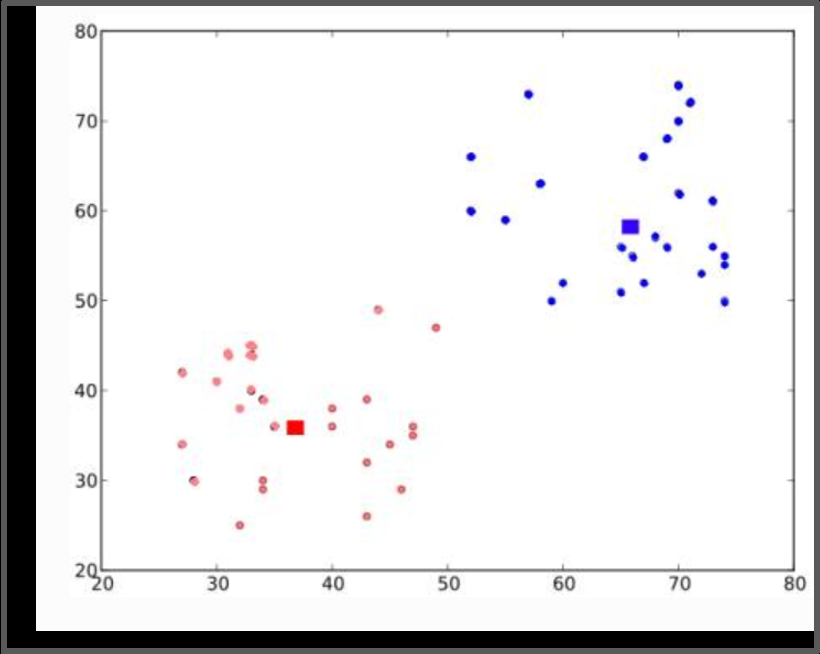
#> input picture images/kmeans.png, 820 x 654 px; its folder holds only this picture in this run
$ jupyter execute OpenCV_workshop.ipynb
#> lines starting #> are read from the running program, lines starting #| are printed output that depends on the picture
# OpenCV Workshop

CSCI 4360/6360 Data Science II

Gabrielle, Albert, and Ben

## Basics of OpenCV

An open source computer vision library.
- Machine learning and computer vision algorithms
- Focused on real-time solutions
- Written in C and C++
    - It’s fast!
    - GPU-acceleration (CUDA and OpenCL)

# OpenCV wrappers

OpenCV has a wrapper for Python

- e.g., [OpenCV–Python](https://pypi.org/project/opencv-python/)

    - *also for Java, Ruby, and Matlab!*

# Importing modules

[cell 1]
import numpy as np
from matplotlib import pyplot as plt
import cv2 # OpenCV
import glob # loading paths

[cell 2]
# load all images (pngs)
images = glob.glob('../images/**.png')

## Reading images

Loading rgb images as rgb images and greyscale images.

[cell 3]
# load as color image
img = cv2.imread(images[0], cv2.IMREAD_COLOR)
#> img is the input picture: shape (654, 820, 3); mean B, G, R 230.3, 229.7, 230.1

# load as grayscale
img_gray = cv2.imread(images[0], cv2.IMREAD_GRAYSCALE)
#> img_gray: shape (654, 820); min 0, max 255, mean 230

*Alternatively*, you can use integers (1, 0, -1) as flags *in lieu* of writing out `cv2.IMREAD_COLOR`, `cv2.IMREAD_GRAYSCALE`, *etc.*

[cell 4]
# load color image with integers
img = cv2.imread(images[0], 1)

# grayscale
img_gray = cv2.imread(images[0], 0)

# Displaying images

[cell 5]
# display color and grayscale images
fig, axes = plt.subplots(1, 2, figsize=(4, 4), sharex=True, sharey=True)
ax = axes.ravel()

ax[0].set_title("Original color image")
ax[0].imshow(img[...,::-1], interpolation = "nearest")

ax[1].set_title("Image as grayscale")
ax[1].imshow(img_gray, cmap=plt.cm.Greys_r, interpolation = "nearest")

for a in ax:
    a.set_axis_off()

fig.tight_layout()
plt.show()
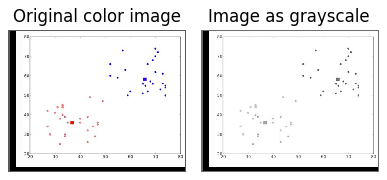
#> figure drawn by matplotlib, 2 panels

## NumPy and OpenCV

With OpenCV, we're working with large NumPy arrays.

- For **color** images, they are 3 dimensional arrays.
- And **grayscale** images, they are 2 dimensional.

For color images:

`img[0,0,0]` $\rightarrow$ top-left pixel value in our Blue channel (we'll discuss this below)

For grayscaled images,

`img_gray[0,0]` $\rightarrow$ top-left pixel intensity value

[cell 6]
print('Color image\n-------\nImage shape: {}\ntype: {}\nData type: {}\nDimensions: {}'
      .format(img.shape, type(img), img.dtype, img.ndim)
     )
#| Color image
#| -------
#| Image shape: (654, 820, 3)
#| type: <class 'numpy.ndarray'>
#| Data type: uint8
#| Dimensions: 3

[cell 7]
print('Grayscale image\n-------\nImage shape: {}\ntype: {}\nData type: {}\nDimensions: {}'
      .format(img_gray.shape, type(img_gray), img_gray.dtype, img_gray.ndim)
     )
#| Grayscale image
#| -------
#| Image shape: (654, 820)
#| type: <class 'numpy.ndarray'>
#| Data type: uint8
#| Dimensions: 2

## Cropping images

Okay, let's examine a small section of the image (region of interest (ROI)). Selecting the eye of the lenna.png.

[cell 8]
# select region of interest using numpy indexing
img_roi = img_gray[250:280, 240:295]
#> img_roi: shape (30, 55); every value is 255

[cell 9]
print(img_roi)
#> (printed output is left out)

Since, our image is grayscale

[cell 10]
# plot  image
plt.title("Cropped Grayscale image")
plt.imshow(img_roi, cmap=plt.cm.Greys_r, interpolation = "nearest")
plt.show()

# Color format

For OpenCV images we work in the **BGR** format –> Blue intensity, Green intensity, and Red intensity.

[cell 11]
# plot image
plt.title("BGR image")
plt.imshow(img, interpolation = "nearest")
plt.axis('off')
plt.show()

## Converting between color format

The keen-eyed may have noticed that when plotting with matplotlib above, we reindexed our color image before plotting `img[...,::-1]`. OpenCV loads images in BGR mode, however, matplotlib and other software use RGB. Therefore, here, we reordered the image dimensions (the color channels) to reflect appear correctly.

[cell 12]
# splitting the color channels
channels = cv2.split(img)
titles = ['Blue channel', 'Green channel', 'Red channel']

[cell 13]
fig, axes = plt.subplots(nrows=1, ncols=len(channels), figsize=(10,10), sharex='all', sharey='all')

for idx, (channel, title) in enumerate(zip(channels, titles)):
    axes[idx].set_title(title)
    axes[idx].set_axis_off()
    axes[idx].imshow(channel, cmap=plt.cm.bone, interpolation = "nearest")
#> this loop made 3 passes
#> title on passes 1 to 3: 'Blue channel', 'Green channel', 'Red channel'
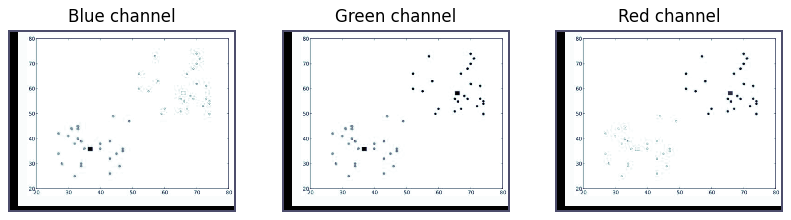
#> figure drawn by matplotlib, 3 panels

[cell 14]
# recombine separated channels
recombined = cv2.merge((channels))

# Recombine separated channels
plt.title("Recombined channels")
plt.imshow(recombined[...,::-1], interpolation = "nearest")
plt.show()

## Color spaces

*Why would you need to switch between color spaces?*

1. Utilize functions within other libraries

    - Scikit-image and PIL use RGB

2. Task specific colorspaces
    - certain image processing task may work better with particular colorspaces
    - ex: HSV and image segmentation (see [skimage example](https://scikit-image.org/docs/dev/auto_examples/color_exposure/plot_rgb_to_hsv.html#sphx-glr-auto-examples-color-exposure-plot-rgb-to-hsv-py))

[cell 15]
# convert to rgb
img_rgb = cv2.cvtColor(img, cv2.COLOR_BGR2RGB)
img_hsv = cv2.cvtColor(img, cv2.COLOR_BGR2HSV)
#> img_hsv: shape (654, 820, 3); mean H, S, V 8.7, 1.6, 230.8

[cell 16]
# display original color and BGR converted image
fig, axes = plt.subplots(1, 3, figsize=(8, 3), sharex=True, sharey=True)
ax = axes.ravel()

ax[0].set_title("BGR")
ax[0].imshow(img, interpolation = "nearest")

ax[1].set_title("Reversed channels")
ax[1].imshow(img[...,::-1], interpolation = "nearest")

ax[2].set_title("BGR –> RGB")
ax[2].imshow(img_rgb, interpolation = "nearest")

for a in ax:
    a.set_axis_off()

fig.tight_layout()
plt.show()
#> figure, not shown here; B, G, R data is drawn as R, G, B

# Image transformations

Basic geometric manipulation of our grayscale image. Rotations happen around **top-left** corner.

[cell 17]
# basic rotation
img_rot1 = cv2.rotate(img_gray, cv2.ROTATE_90_CLOCKWISE)
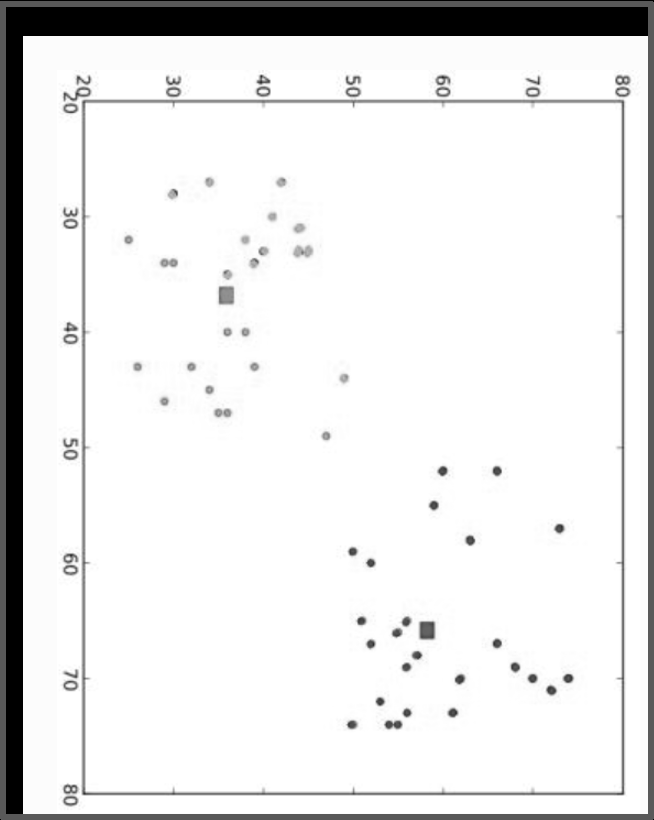
#> img_rot1: shape (820, 654); min 0, max 255, mean 230
img_rot2 = cv2.rotate(img_gray, cv2.ROTATE_180)
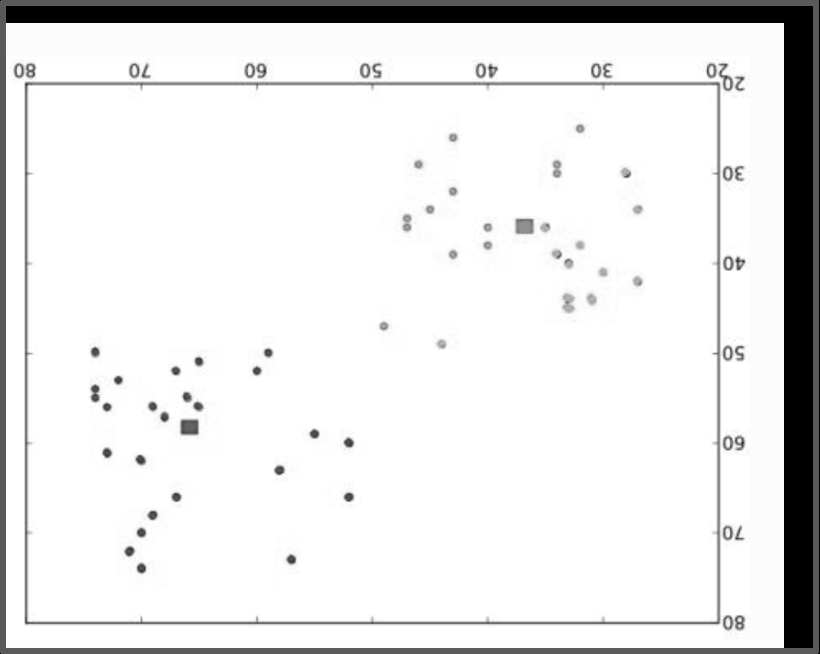
#> img_rot2: shape (654, 820); min 0, max 255, mean 230
img_rot3 = cv2.rotate(img_gray, cv2.ROTATE_90_COUNTERCLOCKWISE)
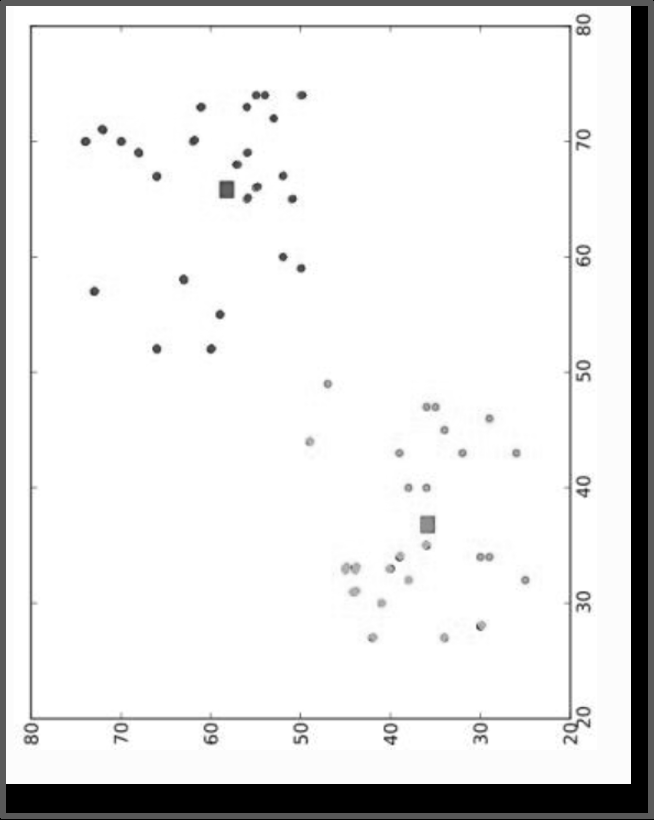
#> img_rot3: shape (820, 654); min 0, max 255, mean 230

[cell 18]
titles = ['Original color image', '90° clockwise', '180° rotation', '90° counterclockwise rotation']
images_rotated = [img_gray, img_rot1, img_rot2, img_rot3]

[cell 19]
# plot rotated images
fig, axes = plt.subplots(nrows=1, ncols=len(images_rotated), figsize=(10,10), sharex='all', sharey='all')

for idx, (img_rotation, title) in enumerate(zip(images_rotated, titles)):
    axes[idx].set_title(title)
    axes[idx].imshow(img_rotation, cmap = plt.cm.gray, interpolation = "nearest")
#> this loop made 4 passes
#> title on passes 1 to 4: 'Original color image', '90° clockwise', '180° rotation', '90° counterclockwise rotation'

## Rotation with Matrix transformation

Similarly, you can transform images with matrices.

The function `getRotationMatrix2D()` takes a point to rotate the image around (here we're using the center of the image), angle in degree, and scale.

[cell 20]
M1 = cv2.getRotationMatrix2D((img_gray.shape[0]/2 , img_gray.shape[1]/ 2), 90, 1)
print('This is a rotation matrix:\n{}'.format(M1))
#| This is a rotation matrix:
#| [[ 6.123234e-17  1.000000e+00 -8.300000e+01]
#|  [-1.000000e+00  6.123234e-17  7.370000e+02]]

[cell 21]
rotations = [0, -90, 180, 90]
titles = ["Original color image", "90° clockwise", "180° rotation", "90° counterclockwise"]

[cell 22]
fig, axes = plt.subplots(nrows=1, ncols=len(rotations), figsize=(10,10), sharex='all', sharey='all')

for idx, (rotation, title) in enumerate(zip(rotations, titles)):
    M = cv2.getRotationMatrix2D((img_gray.shape[0] / 2 , img_gray.shape[1] / 2), rotation, 1)
    img_rotated = cv2.warpAffine(img_gray, M, (img_gray.shape[0], img_gray.shape[1]))
    axes[idx].set_title(title)
    axes[idx].imshow(img_rotated, cmap = plt.cm.gray, interpolation = "nearest")
#> this loop made 4 passes
#> pass 1, `img_rotated = cv2.warpAffine(img_gray, M, (img_gray.shape[0], img_gray..`:
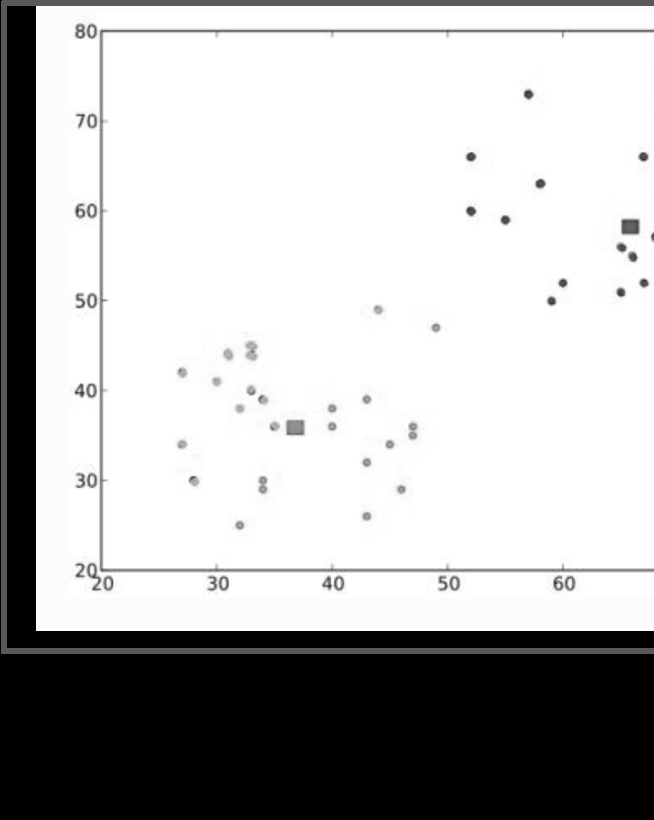
#> img_rotated: shape (820, 654); min 0, max 255, mean 182.6
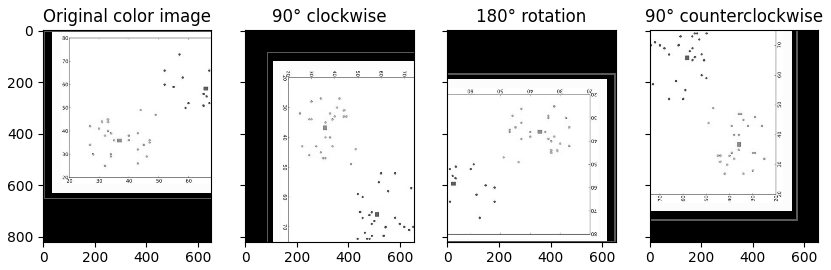
#> figure drawn by matplotlib, 4 panels

# Translations

[cell 23]
# translation
fig, axes = plt.subplots(nrows=1, ncols=len(rotations), figsize=(10,10), sharex='all', sharey='all')

for idx in range(4):
    M  = np.array([[1,0],[0,1]])
    trl = np.array([[20],[20]]) * idx
    M = np.c_[M, trl].astype(np.float64)
    img_rotated = cv2.warpAffine(img_gray, M, (img_gray.shape[0], img_gray.shape[1]))
    title = '{}: {}'.format('new origin', str(trl.flatten()))
    axes[idx].set_title(title)
    axes[idx].imshow(img_rotated, cmap = plt.cm.gray, interpolation = "nearest")
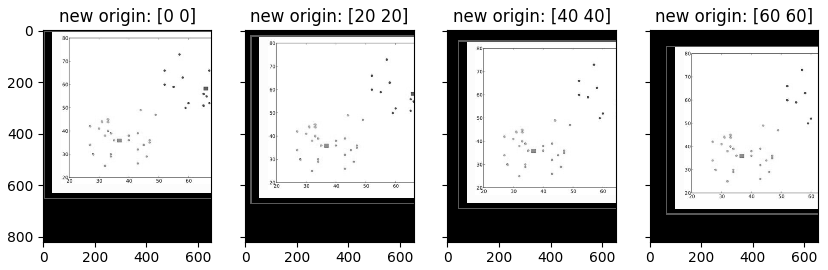
#> figure drawn by matplotlib, 4 panels

[cell 24]
print(M)

# Saving images

OpenCV offers methods for saving your images.

[cell 25]
cv2.imwrite('../images/img_gray.jpg', img_gray)
#> Out = True

Supports .PNG, JPEG 2000, and TIFF filetypes. However, you can always use

[cell 26]
np.save('../images/img_gray',img_gray, allow_pickle=True, fix_imports=True)
npim = np.load('../images/img_gray.npy')

# Write videos

Writing videos from a sequence of images.

[cell 27]
# load and sort images
images = sorted( glob.glob( '../images/optical-flow/**.png' ) )
print(images)

[cell 28]
# create a list of images (list comprehension)
img_list = [cv2.imread(x) for x in images]
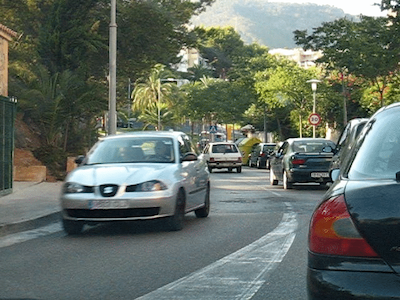
#> input picture images/optical-flow/optical-flow-01.png, 400 x 300 px
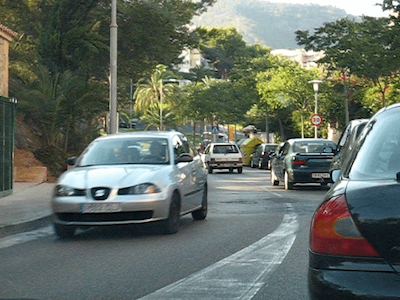
#> input picture images/optical-flow/optical-flow-02.png, 400 x 300 px
#> img_list = 2 items

get the size of the images.

[cell 29]
size = img_list[0].shape[0:2][::-1]
#> size = (400, 300)

`VideoWriter()` function parameters:

- **file name**: name of output file
- **Codec**: image codec for writing video
- **fps**: frames per second
- **size**: width and height

[cell 30]
# create video from images
out = cv2.VideoWriter('../images/optical-flow/optical-flow.avi', cv2.VideoWriter_fourcc(*'DIVX'), 1, size)

for i in range(len(img_list)):
    out.write(img_list[i])
#> this loop made 2 passes
out.release()
